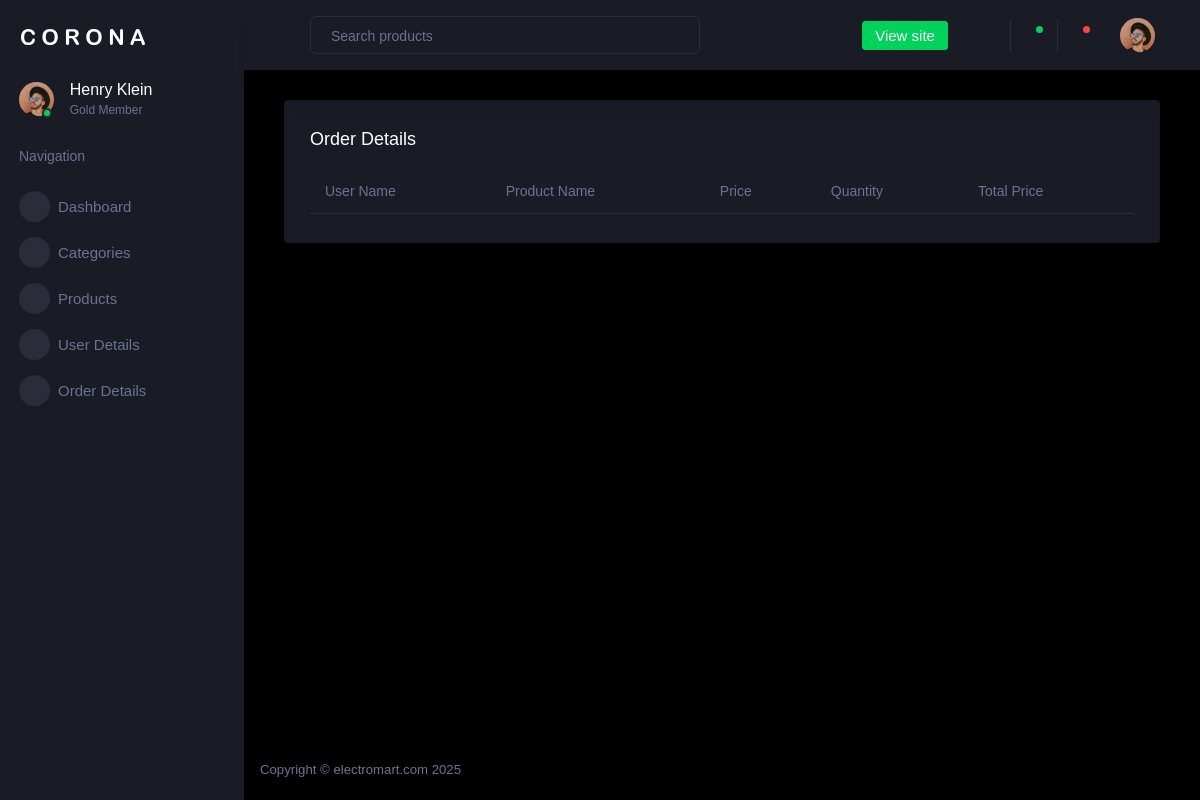
Before: /cart_details/ with the older database file.
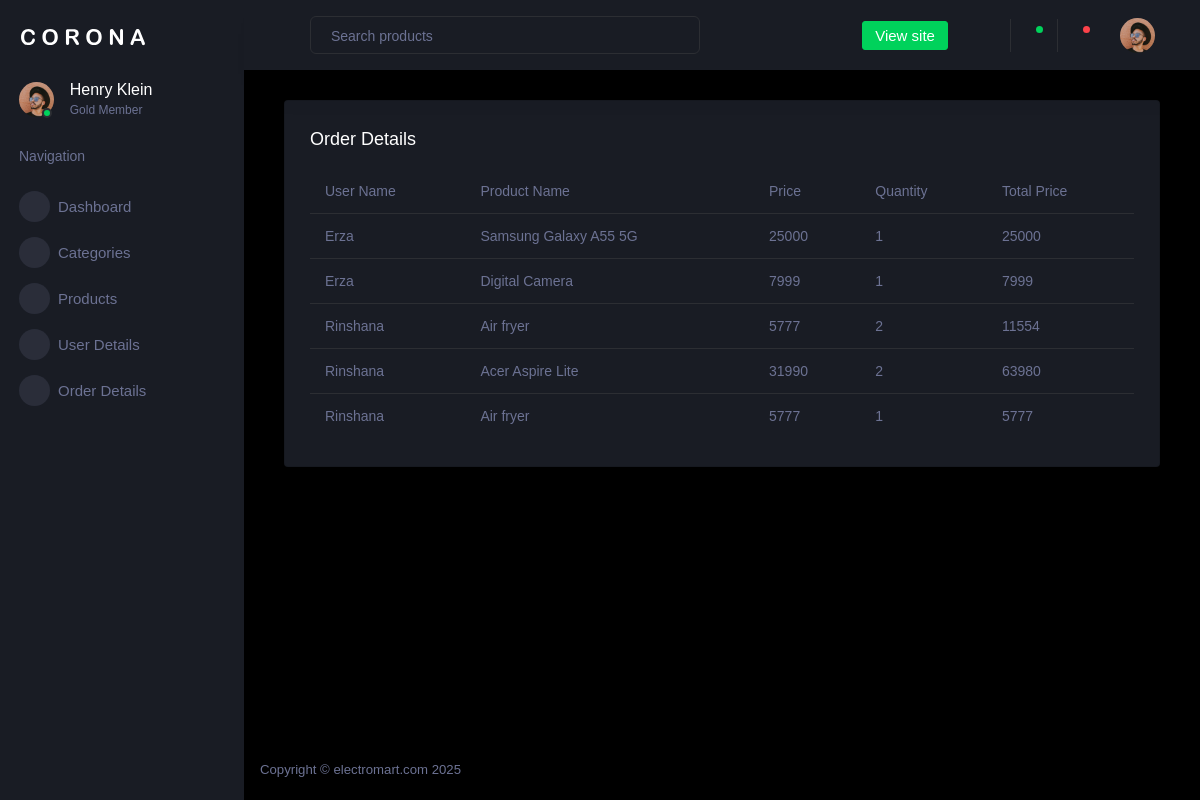
After: the same page with the newer database file.
### WebApp/models.py (models this page shows)
class CartDb(models.Model):
    username=models.CharField(max_length=40,blank=True,null=True)
    product_name=models.CharField(max_length=50,blank=True,null=True)
    price=models.IntegerField(blank=True,null=True)
    quantity=models.IntegerField(blank=True,null=True)
    total_price=models.IntegerField(blank=True,null=True)

### AdminApp/views.py (the view)
# urls.py: path('cart_details/',views.cart_details,name="cart_details"),
def cart_details(request):
    cart_detail=CartDb.objects.all()
    return render(request,"cart_details.html",{'cart_detail':cart_detail})

### AdminApp/templates/cart_details.html (shortened to what this page needs)
<!DOCTYPE html>
{% extends 'dashboard.html'%}
{% block content %}
<html lang="en">
<head>
</head>
<body>
<div class="col-lg-12 grid-margin stretch-card">
                <div class="card">
                  <div class="card-body">
                    <h4 class="card-title">Order Details</h4>
                    <div class="table-responsive">
                      <table class="table table-hover">
                        <thead>
                          <tr>
                            <th>User Name</th>
                            <th>Product Name</th>
                            <th>Price</th>
                            <th>Quantity</th>
                            <th>Total Price</th>
                          </tr>
                        </thead>
                        <tbody>
                        {% for c in cart_detail %}
                       <tr>
                         <td>{{c.username}}</td>
                         <td>{{c.product_name}}</td>
                         <td>{{c.price}}</td>
                         <td>{{c.quantity}}</td>
                         <td>{{c.total_price}}</td>
                       </tr>
                        {% endfor %}
                        </tbody>
                      </table>
                    </div>
                  </div>
                </div>
              </div>
</body>
{% endblock %}

### AdminApp/templates/dashboard.html (shortened to what this page needs)
<!DOCTYPE html>
{% load static %}
<html lang="en">
  <head>
    <link rel="stylesheet" href="{% static 'assets/vendors/mdi/css/materialdesignicons.min.css' %}">
    <link rel="stylesheet" href="{% static 'assets/vendors/css/vendor.bundle.base.css' %}">
    <link rel="stylesheet" href="{% static 'assets/vendors/jvectormap/jquery-jvectormap.css' %}">
    <link rel="stylesheet" href="{% static 'assets/vendors/flag-icon-css/css/flag-icon.min.css' %}">
    <link rel="stylesheet" href="{% static 'assets/vendors/owl-carousel-2/owl.carousel.min.css' %}">
    <link rel="stylesheet" href="{% static 'assets/vendors/owl-carousel-2/owl.theme.default.min.css' %}">
    <link rel="stylesheet" href="{% static 'assets/css/style.css' %}">
  </head>
  <body>
    <div class="container-scroller">
      <nav class="sidebar sidebar-offcanvas" id="sidebar">
        <div class="sidebar-brand-wrapper d-none d-lg-flex align-items-center justify-content-center fixed-top">
          <a class="sidebar-brand brand-logo" href="index.html"><img src="assets/images/logo.svg" alt="logo" /></a>
        </div>
        <ul class="nav">
          <li class="nav-item profile">
            <div class="profile-desc">
              <div class="profile-pic">
                <div class="count-indicator">
                  <img class="img-xs rounded-circle " src="assets/images/faces/face15.jpg" alt="">
                  <span class="count bg-success"></span>
                </div>
                <div class="profile-name">
                  <h5 class="mb-0 font-weight-normal">Henry Klein</h5>
                  <span>Gold Member</span>
                </div>
              </div>
              <a href="#" id="profile-dropdown" data-toggle="dropdown"><i class="mdi mdi-dots-vertical"></i></a>
            </div>
          </li>
          <li class="nav-item nav-category">
            <span class="nav-link">Navigation</span>
          </li>
          <li class="nav-item menu-items">
            <a class="nav-link" href="{% url 'dashboard' %}">
              <span class="menu-icon">
                <i class="mdi mdi-speedometer"></i>
              </span>
              <span class="menu-title">Dashboard</span>
            </a>
          </li>
          <li class="nav-item menu-items">
            <a class="nav-link" data-toggle="collapse" href="#ui-basic" aria-expanded="false" aria-controls="ui-basic">
              <span class="menu-icon">
                <i class="mdi mdi-laptop"></i>
              </span>
              <span class="menu-title">Categories</span>
              <i class="menu-arrow"></i>
            </a>
          </li>
          <li class="nav-item menu-items">
            <a class="nav-link" data-toggle="collapse" href="#auth" aria-expanded="false" aria-controls="auth">
              <span class="menu-icon">
                <i class="mdi mdi-security"></i>
              </span>
              <span class="menu-title">Products </span>
              <i class="menu-arrow"></i>
            </a>
          </li>
 <li class="nav-item menu-items">
            <a class="nav-link" data-toggle="collapse" href="#auth1" aria-expanded="false" aria-controls="auth">
              <span class="menu-icon">
                <i class="mdi mdi-security"></i>
              </span>
              <span class="menu-title">User Details</span>
              <i class="menu-arrow"></i>
            </a>
          </li>
            <li class="nav-item menu-items">
            <a class="nav-link" data-toggle="collapse" href="#auth2" aria-expanded="false" aria-controls="auth">
              <span class="menu-icon">
                <i class="mdi mdi-security"></i>
              </span>
              <span class="menu-title">Order Details</span>
              <i class="menu-arrow"></i>
            </a>
          </li>
        </ul>
      </nav>
      <div class="container-fluid page-body-wrapper">
        <nav class="navbar p-0 fixed-top d-flex flex-row">
          <div class="navbar-menu-wrapper flex-grow d-flex align-items-stretch">
            <button class="navbar-toggler navbar-toggler align-self-center" type="button" data-toggle="minimize">
              <span class="mdi mdi-menu"></span>
            </button>
            <ul class="navbar-nav w-100">
              <li class="nav-item w-100">
                <form class="nav-link mt-2 mt-md-0 d-none d-lg-flex search">
                  <input type="text" class="form-control" placeholder="Search products">
                </form>
              </li>
            </ul>
            <ul class="navbar-nav navbar-nav-right">
              <li class="nav-item dropdown d-none d-lg-block">
                <a class="nav-link btn btn-success create-new-button"  aria-expanded="false" href="{% url 'Home' %}">View site</a>
              </li>
              <li class="nav-item nav-settings d-none d-lg-block">
                <a class="nav-link" href="#">
                  <i class="mdi mdi-view-grid"></i>
                </a>
              </li>
              <li class="nav-item dropdown border-left">
                <a class="nav-link count-indicator dropdown-toggle" id="messageDropdown" href="#" data-toggle="dropdown" aria-expanded="false">
                  <i class="mdi mdi-email"></i>
                  <span class="count bg-success"></span>
                </a>
              </li>
              <li class="nav-item dropdown border-left">
                <a class="nav-link count-indicator dropdown-toggle" id="notificationDropdown" href="#" data-toggle="dropdown">
                  <i class="mdi mdi-bell"></i>
                  <span class="count bg-danger"></span>
                </a>
              </li>
              <li class="nav-item dropdown">
                <a class="nav-link" id="profileDropdown" href="#" data-toggle="dropdown">
                  <div class="navbar-profile">
                    <img class="img-xs rounded-circle" src="assets/images/faces/face15.jpg" alt="">
                    <i class="mdi mdi-menu-down d-none d-sm-block"></i>
                  </div>
                </a>
              </li>
            </ul>
          </div>
        </nav>
        <div class="main-panel">
          <div class="content-wrapper">
               {% block content %}{% endblock %}
          </div>
          <footer class="footer">
            <div class="d-sm-flex justify-content-center justify-content-sm-between">
              <span class="text-muted d-block text-center text-sm-left d-sm-inline-block">Copyright © electromart.com 2025</span>
            </div>
          </footer>
        </div>
      </div>
    </div>
  </body>
</html>

Changed rows visible on the page:
added CartDb: username "Erza", product_name "Samsung Galaxy A55 5G", price "25000", quantity "1", total_price "25000"
added CartDb: username "Erza", product_name "Digital Camera", price "7999", quantity "1", total_price "7999"
added CartDb: username "Rinshana", product_name "Air fryer", price "5777", quantity "2", total_price "11554"
added CartDb: username "Rinshana", product_name "Acer Aspire Lite", price "31990", quantity "2", total_price "63980"
added CartDb: username "Rinshana", product_name "Air fryer", price "5777", quantity "1", total_price "5777"
